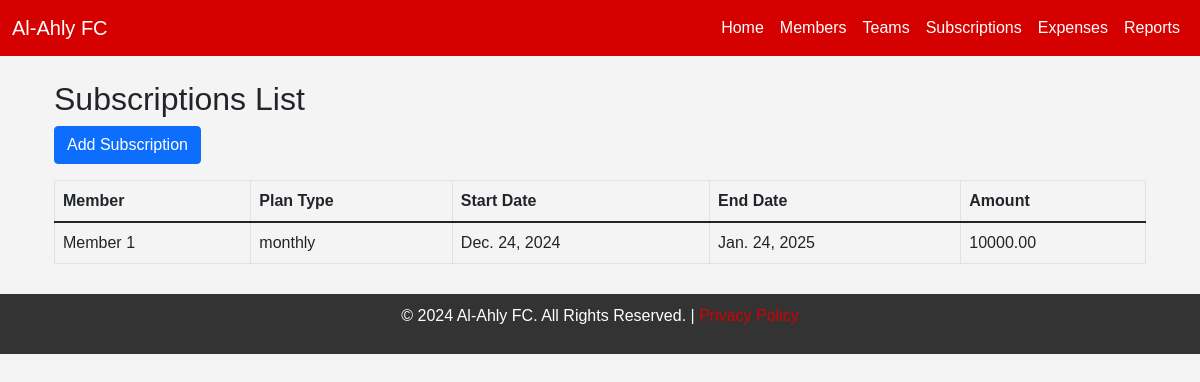
The page /subscriptions/ on the database as committed earlier.
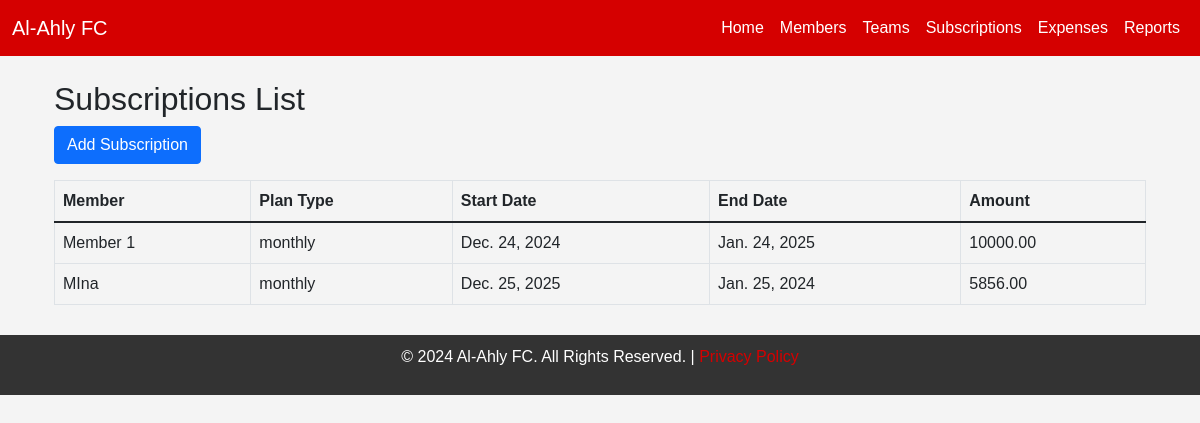
The same page on the database as committed later.
### subscriptions/models.py (models this page shows, shortened)
class Subscription(models.Model):
    plan_type = models.CharField(max_length=20, choices=[
        ('monthly', 'Monthly'),
        ('quarterly', 'Quarterly'),
        ('yearly', 'Yearly')
    ])
    start_date = models.DateField()
    end_date = models.DateField()
    amount = models.DecimalField(max_digits=8, decimal_places=2)
    member = models.ForeignKey(Member, on_delete=models.CASCADE, related_name='subscriptions')

### Members/models.py (models this page shows, shortened)
class Member(models.Model):
    name = models.CharField(max_length=100)
    email = models.EmailField(unique=True)
    phone_number = models.CharField(max_length=15)
    subscription_status = models.CharField(max_length=10, choices=[
        ('active', 'Active'),
        ('inactive', 'Inactive'),
        ('overdue', 'Overdue')
    ])

### subscriptions/views.py (the view)
# urls.py: path('', views.subscription_list, name='subscription_list'),
def subscription_list(request):
    subscriptions = Subscription.objects.all()
    return render(request, 'subscriptions/subscription_list.html', {'subscriptions': subscriptions})

### templates/subscriptions/subscription_list.html
{% extends 'base.html' %}{% block content %}
<div class="container mt-4">
    <h2>Subscriptions List</h2>
    <a href="create/" class="btn btn-primary mb-3">Add Subscription</a>
    <table class="table table-bordered">
        <thead>
            <tr>
                <th>Member</th>
                <th>Plan Type</th>
                <th>Start Date</th>
                <th>End Date</th>
                <th>Amount</th>
            </tr>
        </thead>
        <tbody>
            {% for subscription in subscriptions %}
            <tr>
                <td>{{ subscription.member.name }}</td>
                <td>{{ subscription.plan_type }}</td>
                <td>{{ subscription.start_date }}</td>
                <td>{{ subscription.end_date }}</td>
                <td>{{ subscription.amount }}</td>
            </tr>
            {% endfor %}
        </tbody>
    </table>
</div>
{% endblock %}

Rows that differ between the two databases and show on the page:
added Subscription: member.name "MIna", plan_type "monthly", start_date "Dec. 25, 2025", end_date "Jan. 25, 2024", amount "5856.00"
